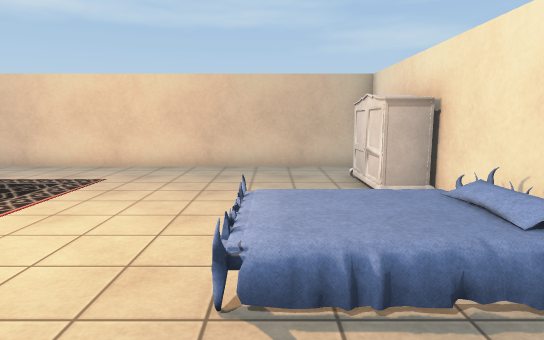
view 1 (above)

21 first-person views from a walk through a 3-D level made in the Unity game engine. The camera is 1.5 m above the floor, tilts 8° down and sees 75° across. Doors are open. The floor is counted in squares, 1 m on a side. Each view is taken from the middle of a square. On the plan, view 1 faces up. The plan holds only what a view shows up to about 16 squares ahead; the rest is blank. The place goes on beyond the plan. The player character is not drawn. Some animated figures are not drawn. Some surface patterns are stand-ins.

view 2
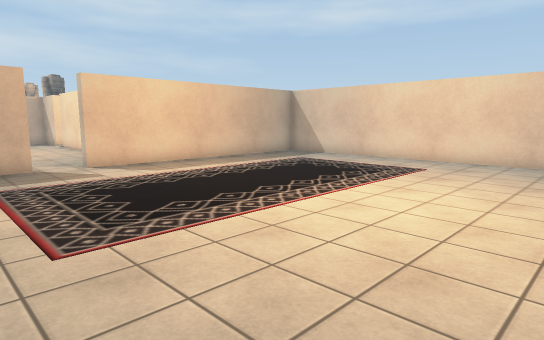

view 3
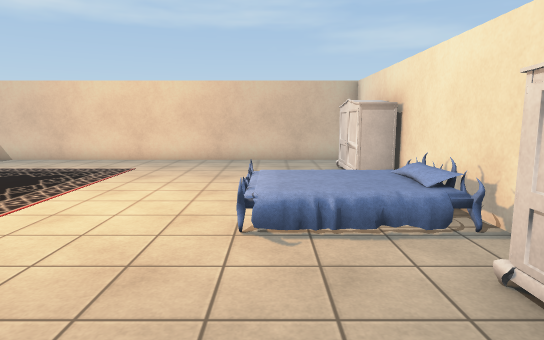

view 4
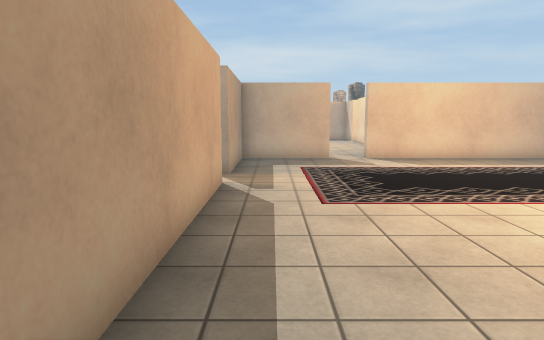

view 5
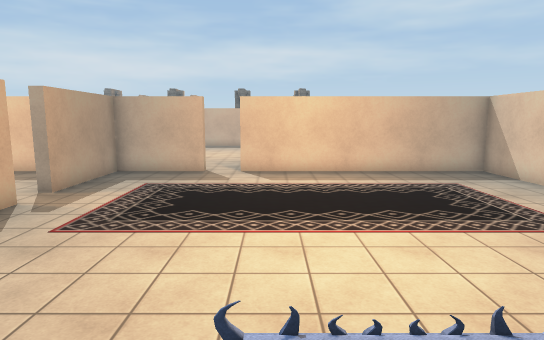

view 6
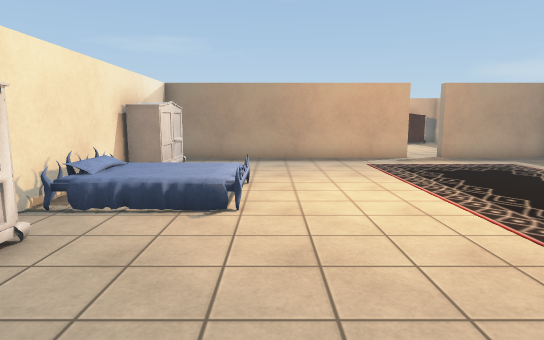

view 7
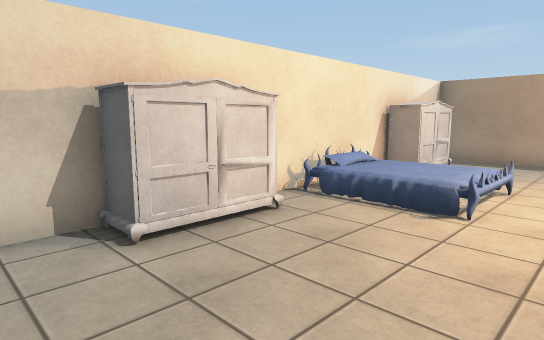

view 8
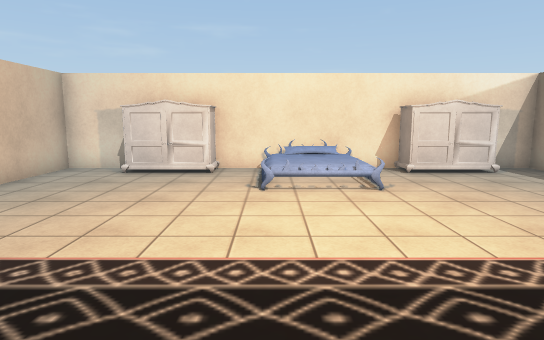

view 9
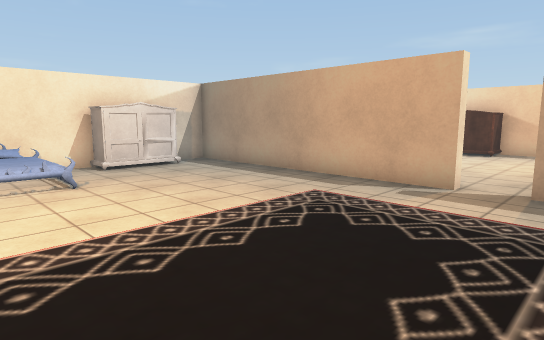

view 10
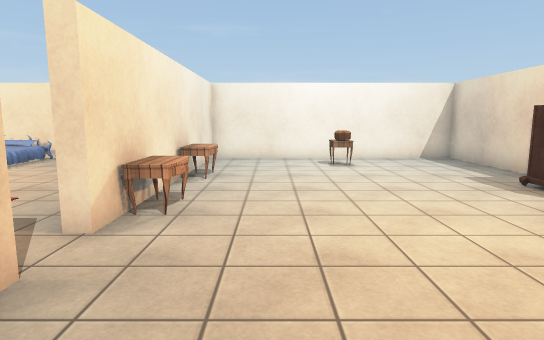

view 11
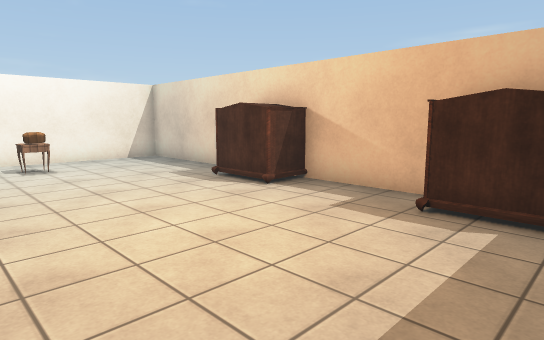

view 12
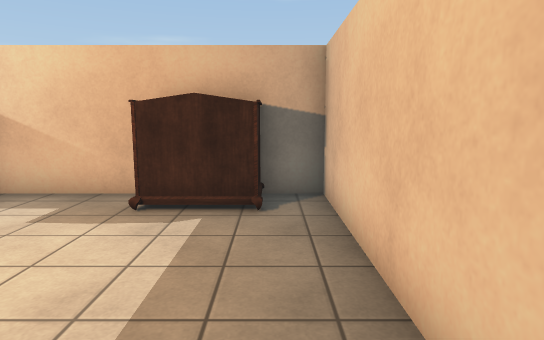

view 13
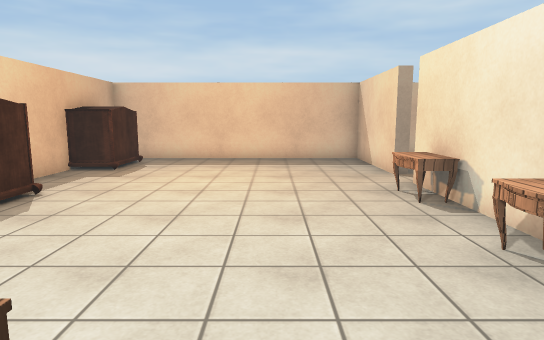

view 14
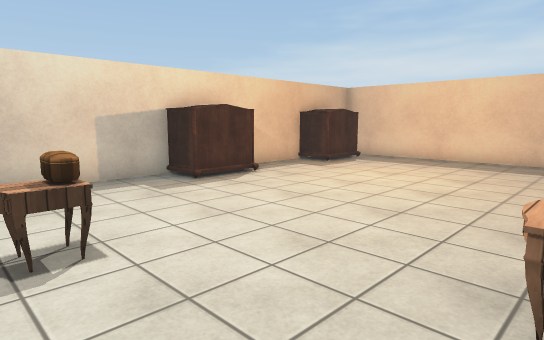

view 15
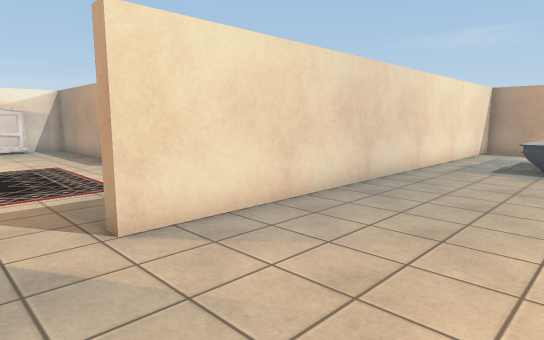

view 16
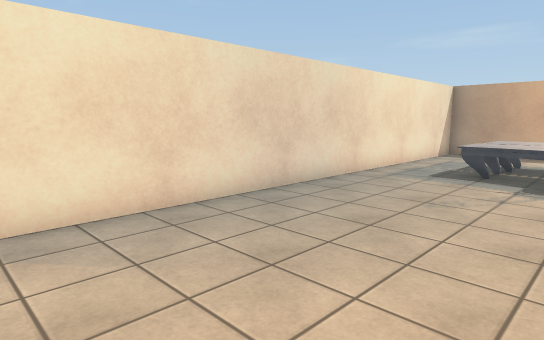

view 17
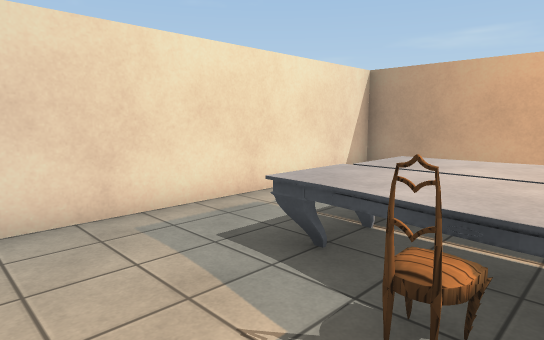

view 18
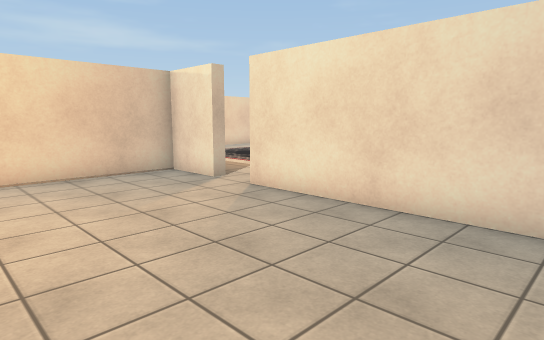

view 19
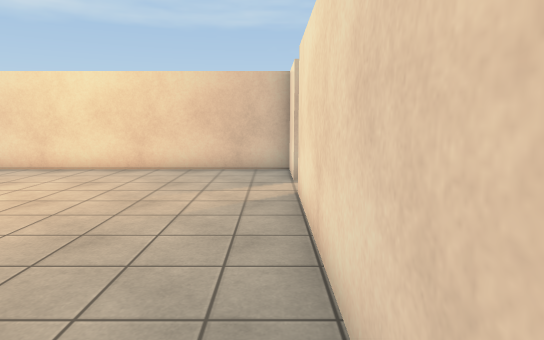

view 20
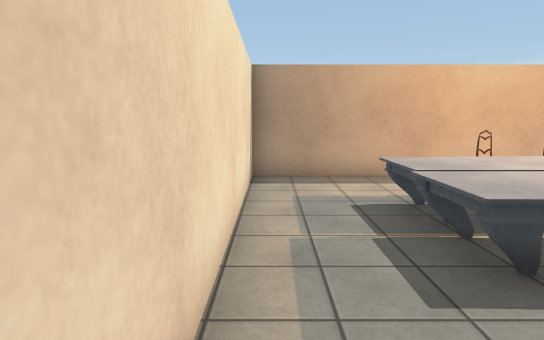

view 21
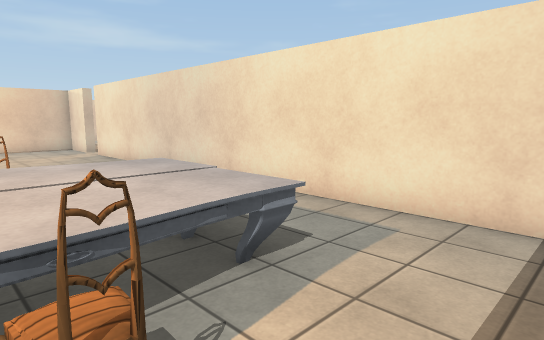

### Floor plan
Points are (right, up) in squares from view 1. A wall is a line through its corners. A room is listed if a view was taken in it or the views show most of it. See-through windows are left out.
Room 1 (views 1, 2, 3, 4, 5, 6, 7, 8, 9)
walls: (-6.4, -3.2) (3.2, -3.2) (3.2, -2); (3.2, 0.6) (3.2, 7.2); (3.2, 9.1) (3.2, 11.5) (-12.1, 11.5) (-12.1, 1.7); (-12.1, 0.3) (-12.1, -3.2) (-7.8, -3.2)
ways out: open door at (-7.5, -3) to room 2; open door at (-12, 1) to room 3
objects: bed (0, 5); wardrobe (2, -1) to (3, 1); wardrobe (2, 7) to (3, 9)
Room 2 (views 10, 11, 12, 13, 14)
walls: (-5.4, -3.6) (-6.4, -3.6) (-6.4, -3.2); (-2.4, -3.6) (-3.6, -3.6); (-3.1, -13.2) (3.2, -13.2) (3.2, -3.6) (-0.6, -3.6); (-7.8, -3.2) (-7.8, -3.6) (-12.1, -3.6) (-12.1, -13.2) (-10.8, -13.2); (-8.5, -13.2) (-5, -13.2)
ways out: open door at (-7.5, -3) to room 1
objects: wardrobe (-11, -13) to (-9, -12); wardrobe (-5, -13) to (-3, -12); desk (-5, -4) to (-4, -4); desk (-2, -4) to (-1, -4); desk (1, -8); chest (1, -7)
Room 3 (views 15, 16, 17, 18, 19, 20, 21)
walls: (-12.5, 1.7) (-12.5, 3.8) (-18.5, 3.8); (-18.5, -16.6) (-12.5, -16.6) (-12.5, 0.3)
ways out: open door at (-12, 1) to room 1
objects: chair (-18, -14); other object (-18, -13) to (-15, -12); other object (-18, -11) to (-15, -10); chair (-17, -9)

Positions as (right, up) in squares from view 1, and headings:
1: (0, 0), facing up
2: (0, -2), facing up-left
3: (0, -2), facing up
4: (2, -2), facing left
5: (2, 3), facing left
6: (-1, 11), facing down
7: (-2, 11), facing down-right
8: (-8, 5), facing right
9: (-9, 5), facing down-right
10: (-11, -6), facing right
11: (-11, -6), facing down-right
12: (-11, -6), facing down
13: (2, -7), facing left
14: (2, -4), facing down-left
15: (-17, 2), facing down-right
16: (-18, 0), facing down-right
17: (-18, -7), facing down-right
18: (-18, -6), facing up-right
19: (-13, -7), facing up
20: (-13, -7), facing down
21: (-18, -16), facing up-right
